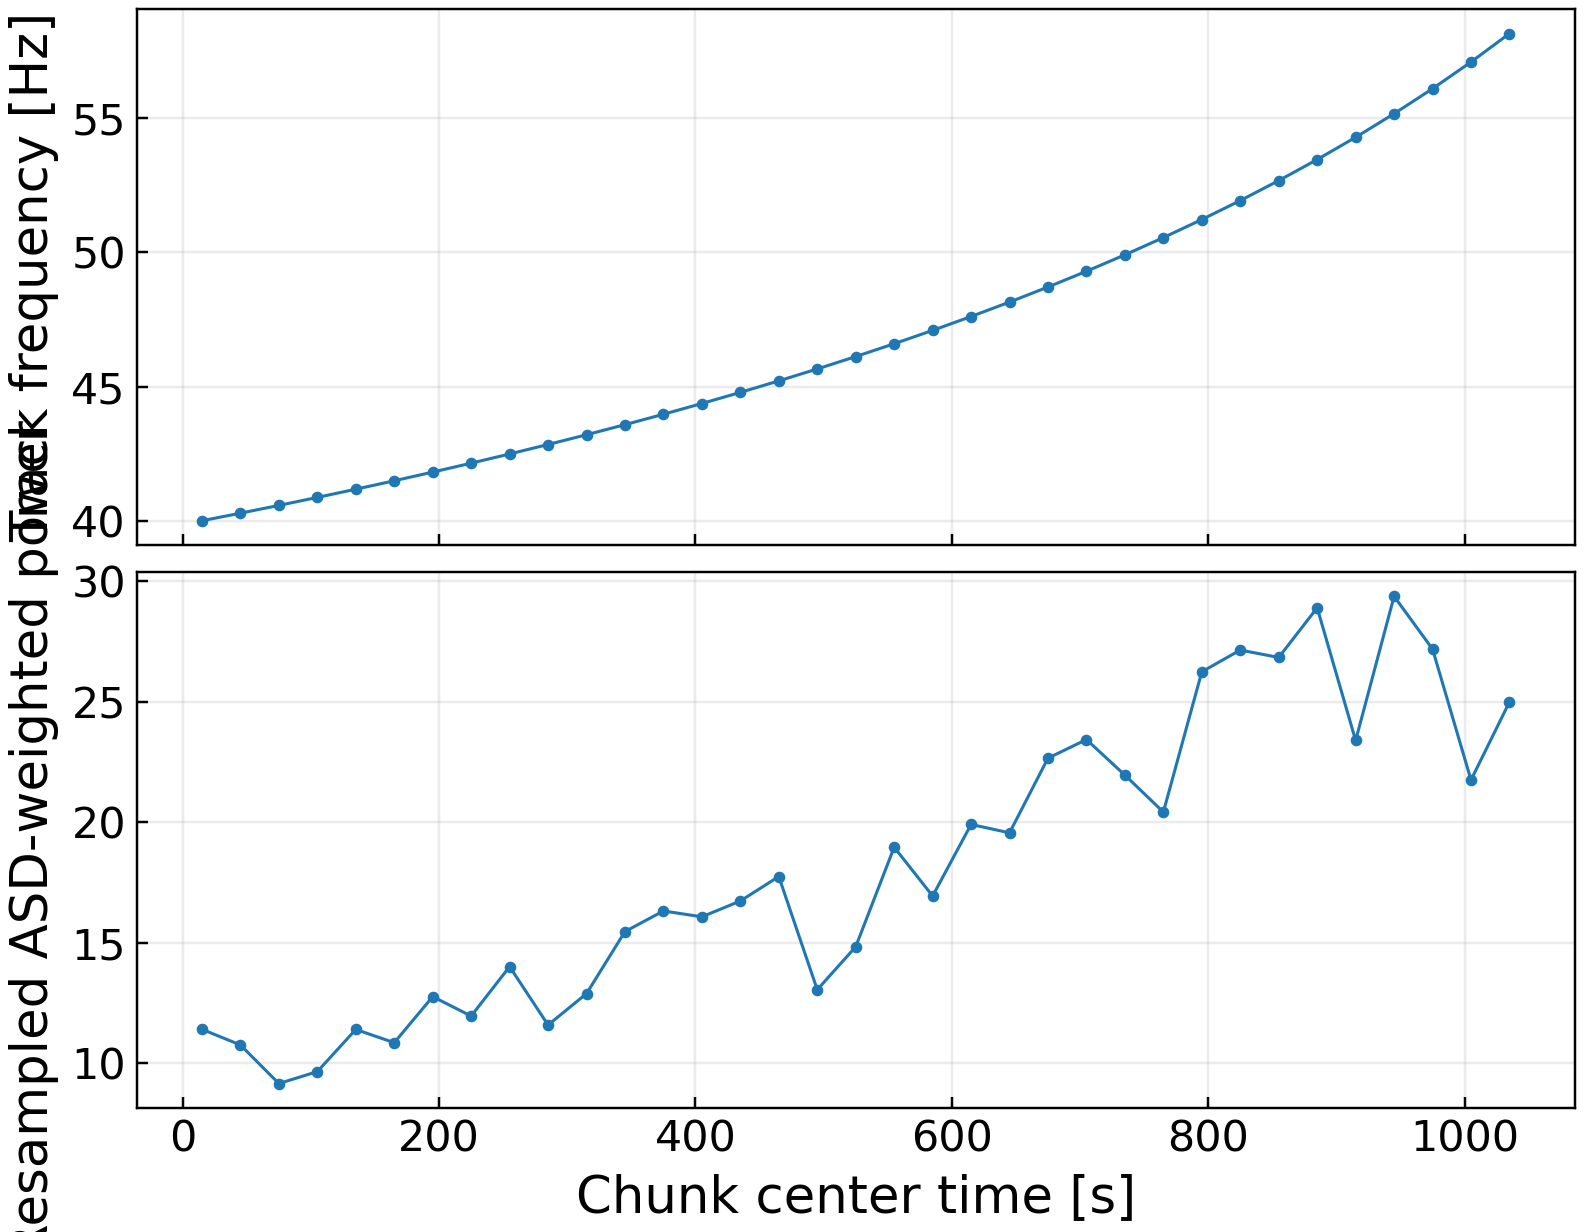

Here is the Python script that generated this plot:
"""Inject a 3.5PN chirp at the semicoherent sensitivity and recover track power."""

import argparse
import sys
from pathlib import Path

import lal
import matplotlib

matplotlib.use("Agg")
import matplotlib.pyplot as plt
import numpy as np
from scipy.stats import chi2, norm


SCRIPT_DIR = Path(__file__).resolve().parent
PAPER_PLOTS_DIR = SCRIPT_DIR.parents[1]
ASD_PATH = PAPER_PLOTS_DIR / "asd.txt"
OUTPUT_PATH = SCRIPT_DIR / "nonoise_injection.png"
Z_DISTANCE_OUTPUT_PATH = SCRIPT_DIR / "z_vs_distance.png"

if str(PAPER_PLOTS_DIR) not in sys.path:
    sys.path.insert(0, str(PAPER_PLOTS_DIR))

from five_vec import five_vec  # noqa: E402
from distance_sensitivity.maximum_sensitivity_35PN import (  # noqa: E402
    LAMBDA_THRESHOLD,
    power_at_distance,
)
from distance_sensitivity.semicoherent_sensitivity import (  # noqa: E402
    semicoherent_distance_sensitivity,
)
from resampler import Resampler  # noqa: E402
from signal_generators import (  # noqa: E402
    C,
    G,
    MSUN,
    NoiseCurve,
    TaylorF2FrequencyModel,
    beta_0pn,
    make_35pn_track,
    tau_0pn,
)


PARSEC_M = lal.PC_SI
MAX_OBS_TIME = 3.0e7
SOLAR_DAY_S = 86400.0

GALACTIC_CENTER_RA = np.deg2rad(266.416833)
GALACTIC_CENTER_DEC = np.deg2rad(-29.007806)

LLO_LAT = np.deg2rad(30.562894333574896)
LLO_LNG = np.deg2rad(269.2257596112789)
LLO_AZ = np.deg2rad(72.28350084422942)

INJECTION_ETA = 0.0
INJECTION_PSI = 1.0

INJECTION_EPOCH_TM_UTC = (2023, 5, 24, 0, 0, 0, 0, 0, 0)
INJECTION_EPOCH_JD = lal.ConvertCivilTimeToJD(INJECTION_EPOCH_TM_UTC)

DEFAULTS = {
    "f0": 40.0,
    "mchirp": 1.0e-1,
    "f_min": 40.0,
    "f_max": 60.0,
    "chunk_duration": 30.0,
    "chunk_overlap": 0.0,
    "sample_rate": 512.0,
    "lambda_threshold": LAMBDA_THRESHOLD,
}

DEFAULT_N_DISTANCES = 20
DEFAULT_MIN_DISTANCE_RATIO = 0.5
DEFAULT_MAX_DISTANCE_RATIO = 2.0


def default_arg_type(name, default):
    if name == "lambda_threshold":
        return float
    return type(default)


def parse_args():
    parser = argparse.ArgumentParser(
        description=(
            "Inject a 3.5PN chirp at the semicoherent distance sensitivity and "
            "sum Hann-windowed NUFFT power along the track."
        )
    )
    for name, default in DEFAULTS.items():
        parser.add_argument(
            f"--{name.replace('_', '-')}",
            type=default_arg_type(name, default),
            default=default,
        )
    parser.add_argument("--asd", type=Path, default=ASD_PATH)
    parser.add_argument("--output", type=Path, default=OUTPUT_PATH)
    parser.add_argument("--distance-output", type=Path, default=Z_DISTANCE_OUTPUT_PATH)
    parser.add_argument("--n-distances", type=int, default=DEFAULT_N_DISTANCES)
    parser.add_argument(
        "--min-distance-ratio",
        type=float,
        default=DEFAULT_MIN_DISTANCE_RATIO,
        help="Smallest plotted distance as a multiple of the semicoherent distance.",
    )
    parser.add_argument(
        "--max-distance-ratio",
        type=float,
        default=DEFAULT_MAX_DISTANCE_RATIO,
        help="Largest plotted distance as a multiple of the semicoherent distance.",
    )
    return parser.parse_args()


def validate_args(args):
    if args.f0 <= 0.0:
        raise ValueError("f0 must be positive")
    if args.mchirp <= 0.0:
        raise ValueError("mchirp must be positive")
    if args.f_min > args.f0:
        raise ValueError("f_min must not exceed f0")
    if args.f_max <= args.f0:
        raise ValueError("f_max must be larger than f0")
    if args.sample_rate <= 2.0 * args.f_max:
        raise ValueError("sample_rate must exceed twice f_max")
    if args.chunk_duration <= 0.0:
        raise ValueError("chunk_duration must be positive")
    if not 0.0 <= args.chunk_overlap < 1.0:
        raise ValueError("chunk_overlap must be in [0, 1)")
    if args.lambda_threshold <= 0.0:
        raise ValueError("lambda_threshold must be positive")


def validate_distance_scan_args(args):
    if args.n_distances < 2:
        raise ValueError("n_distances must be at least 2")
    if args.min_distance_ratio <= 0.0:
        raise ValueError("min_distance_ratio must be positive")
    if args.max_distance_ratio <= args.min_distance_ratio:
        raise ValueError("max_distance_ratio must exceed min_distance_ratio")


def chunk_count(duration, chunk_duration):
    return int(np.floor(duration / chunk_duration))


def semicoherent_frequency_model(args):
    return TaylorF2FrequencyModel(
        f0_hz=args.f0,
        f_stop_hz=args.f_max,
        mchirp_msun=args.mchirp,
    )


def observation_span(frequency_model):
    if frequency_model.t_end <= MAX_OBS_TIME:
        return frequency_model.t_end, frequency_model.f_stop_hz
    return MAX_OBS_TIME, float(frequency_model.frequency(MAX_OBS_TIME))


def analysis_span(args, frequency_model):
    duration, _ = observation_span(frequency_model)
    n_chunks = chunk_count(duration, args.chunk_duration)
    if n_chunks < 1:
        raise ValueError("observation span is shorter than one analysis chunk")

    duration = n_chunks * args.chunk_duration
    f_end = float(frequency_model.frequency(duration))
    return duration, f_end, n_chunks


def integrated_chirp_power_35pn(f_start, f_end, frequency_model, noise):
    in_band = (
        (frequency_model.frequency_grid > f_start)
        & (frequency_model.frequency_grid < f_end)
    )
    frequencies = np.concatenate(
        ([f_start], frequency_model.frequency_grid[in_band], [f_end])
    )
    elapsed_times = np.interp(
        frequencies,
        frequency_model.frequency_grid,
        frequency_model.elapsed_time_grid,
    )
    power_integrand = frequencies ** (4.0 / 3.0) / noise.psd_at(frequencies)
    return f_start ** (-4.0 / 3.0) * float(
        np.trapezoid(power_integrand, elapsed_times)
    )


def h0_amplitude(distance_m, frequency, mchirp_msun):
    mchirp_kg = mchirp_msun * MSUN
    return (
        4.0
        / distance_m
        * (G * mchirp_kg / C**2) ** (5.0 / 3.0)
        * (np.pi * frequency / C) ** (2.0 / 3.0)
    )


def injection_gmst(t):
    jd = INJECTION_EPOCH_JD + np.asarray(t, dtype=float) / SOLAR_DAY_S
    template = five_vec()
    return template.gmst(jd)


def antenna_pattern_modulation(t):
    gmst = injection_gmst(t)
    template = five_vec(
        ra=GALACTIC_CENTER_RA,
        dec=GALACTIC_CENTER_DEC,
        eta=INJECTION_ETA,
        psi=INJECTION_PSI,
        lat=LLO_LAT,
        lng=LLO_LNG,
        az=LLO_AZ,
    )
    template.compute_H()
    template.compute_A(gmst)
    return template.amp_modulation, INJECTION_ETA, INJECTION_PSI


def sample_times(sample_rate, duration):
    dt = 1.0 / sample_rate
    return dt * np.arange(int(np.ceil(duration * sample_rate)))


def make_injection(args, distance_m, duration):
    t = sample_times(args.sample_rate, duration)
    track = make_35pn_track(t, args.f0, args.f_max, args.mchirp)
    antenna_modulation, eta, psi = antenna_pattern_modulation(t)
    strain = (
        0.5
        * h0_amplitude(distance_m, track.frequency, args.mchirp)
        * antenna_modulation
        * track.signal
    )
    return t, strain, track.frequency, eta, psi


def chunk_starts(n_samples, chunk_samples, hop_samples):
    if n_samples < chunk_samples:
        return np.array([], dtype=int)
    return np.arange(0, n_samples - chunk_samples + 1, hop_samples)


def chunk_config(args):
    chunk_samples = int(round(args.chunk_duration * args.sample_rate))
    hop_samples = int(round(chunk_samples * (1.0 - args.chunk_overlap)))
    if chunk_samples < 2 or hop_samples < 1:
        raise ValueError("invalid chunking configuration")
    return chunk_samples, hop_samples


def count_summed_chunks(frequency_track, args):
    chunk_samples, hop_samples = chunk_config(args)
    starts = chunk_starts(frequency_track.size, chunk_samples, hop_samples)
    frequencies = frequency_track[starts]
    in_band = (args.f_min <= frequencies) & (frequencies <= args.f_max)
    return int(np.count_nonzero(in_band))


def effective_nufft_psd(f_out, t_rel, beta, window, noise):
    tau_dot = (1.0 - 8.0 / 3.0 * beta * t_rel) ** (-3.0 / 8.0)
    frequencies = f_out * tau_dot
    weights = window**2 / np.sum(window**2)
    return float(np.sum(weights * noise.psd_at(frequencies)))


def track_power_for_chunk(signal, window, dt, f_start, beta, noise, resampler):
    t_rel = dt * np.arange(signal.size)
    tau = tau_0pn(t_rel, beta)

    resampler.timeseries = signal * window
    resampler.resampled_time = tau
    resampler.nufft()

    idx = int(np.argmin(np.abs(resampler.freq_in_hz - f_start)))
    carrier_power = resampler.power_normalized[idx] / np.mean(window**2)
    psd = effective_nufft_psd(f_start, t_rel, beta, window, noise)
    return float(4.0 * signal.size * dt * carrier_power / psd)


def effective_chi_squared_params(n_chunks, window, hop_samples, statistic_scale):
    if n_chunks <= 0:
        raise ValueError("n_chunks must be positive")

    window_norm = float(np.sum(window**2))
    variance_inflation = 1.0
    for lag in range(1, int(np.ceil(window.size / hop_samples))):
        shift = lag * hop_samples
        if shift >= window.size:
            break
        correlation = float(np.sum(window[:-shift] * window[shift:]) / window_norm)
        variance_inflation += 2.0 * (1.0 - lag / n_chunks) * correlation**2

    mean = 2.0 * statistic_scale * n_chunks
    variance = 4.0 * statistic_scale**2 * n_chunks * variance_inflation
    dof = 2.0 * mean**2 / variance
    scale = variance / (2.0 * mean)
    return mean, variance, dof, scale, variance_inflation


def null_significance(statistic, dof, scale):
    p_value = chi2.sf(statistic / scale, dof)
    sigma = norm.isf(p_value) if p_value > 0.0 else np.inf
    return p_value, sigma


def recover_track_power(t, strain, frequency_track, args, noise):
    chunk_samples, hop_samples = chunk_config(args)
    dt = 1.0 / args.sample_rate
    window = np.hanning(chunk_samples)
    resampler = Resampler(nthreads=4, eps=1e-2)

    times = []
    frequencies = []
    powers = []
    for start in chunk_starts(strain.size, chunk_samples, hop_samples):
        stop = start + chunk_samples
        f_start = frequency_track[start]
        if not args.f_min <= f_start <= args.f_max:
            continue

        beta = beta_0pn(f_start, args.mchirp)
        power = track_power_for_chunk(
            strain[start:stop],
            window,
            dt,
            f_start,
            beta,
            noise,
            resampler,
        )
        times.append(t[start + chunk_samples // 2])
        frequencies.append(f_start)
        powers.append(power)

    return np.asarray(times), np.asarray(frequencies), np.asarray(powers)


def plot_chunks(times, frequencies, powers, output):
    fig, (ax_freq, ax_power) = plt.subplots(
        2, 1, figsize=(7.2, 5.6), sharex=True, constrained_layout=True
    )

    ax_freq.plot(times, frequencies, marker="o", ms=2.8, lw=1.0)
    ax_freq.set_ylabel("Track frequency [Hz]")
    ax_freq.grid(True, alpha=0.25)

    ax_power.plot(times, powers, marker="o", ms=2.8, lw=1.0)
    ax_power.set_xlabel("Chunk center time [s]")
    ax_power.set_ylabel("Resampled ASD-weighted power")
    ax_power.grid(True, alpha=0.25)

    output.parent.mkdir(parents=True, exist_ok=True)
    fig.savefig(output, dpi=220)
    plt.close(fig)


def distance_scan(distance_m, reference_signal_statistic, sigma0, args):
    ratios = np.linspace(
        args.min_distance_ratio,
        args.max_distance_ratio,
        args.n_distances,
    )
    z = reference_signal_statistic / sigma0 / ratios**2
    return distance_m * ratios, z


def plot_z_vs_distance(result, output):
    fig, ax = plt.subplots(figsize=(7.2, 4.6), constrained_layout=True)
    distance_pc = result["distances_m"] / PARSEC_M

    ax.plot(
        distance_pc,
        result["expected_z"],
        marker="o",
        ms=3.5,
        lw=1.5,
        label="Expected signal",
    )
    ax.plot(
        distance_pc,
        result["recovered_z"],
        marker="s",
        ms=3.5,
        lw=1.2,
        ls="--",
        label="Recovered no-noise scaling",
    )
    ax.axvline(
        result["distance_m"] / PARSEC_M,
        color="k",
        ls=":",
        lw=1.0,
        label="Semicoherent distance",
    )
    ax.axhline(
        result["threshold_z"],
        color="0.35",
        ls=":",
        lw=1.0,
        label=r"$(\Lambda_\mathrm{thr} - \mu_0) / \sigma_0$",
    )
    ax.set_xlabel("Injection distance [pc]")
    ax.set_ylabel(r"$z = (\Lambda - \mu_0) / \sigma_0$")
    ax.grid(True, alpha=0.25)
    ax.legend()

    output.parent.mkdir(parents=True, exist_ok=True)
    fig.savefig(output, dpi=220)
    plt.close(fig)


def expected_power_for_track(
    args,
    distance_m,
    chirp_power,
    t,
    frequency_track,
    eta,
    psi,
    noise,
):
    response_weights = frequency_track ** (4.0 / 3.0) / noise.psd_at(frequency_track)
    return power_at_distance(
        distance_m,
        args.f0,
        args.mchirp,
        chirp_power,
        GALACTIC_CENTER_RA,
        GALACTIC_CENTER_DEC,
        eta,
        psi,
        injection_gmst(t),
        weights=response_weights,
    )


def main():
    args = parse_args()
    validate_args(args)
    validate_distance_scan_args(args)

    noise = NoiseCurve.from_asd_file(args.asd)
    frequency_model = semicoherent_frequency_model(args)
    duration, f_end, n_chunks = analysis_span(args, frequency_model)
    chirp_power = integrated_chirp_power_35pn(
        args.f0,
        f_end,
        frequency_model,
        noise,
    )
    reference_distance_m = semicoherent_distance_sensitivity(
        args.f0,
        args.mchirp,
        chirp_power,
        duration,
        chunk_duration=args.chunk_duration,
        lambda_thresh=args.lambda_threshold,
        mismatch_bank=0.0,
        mismatch_coh=0.0,
    )

    overlap_scale = 1.0 - args.chunk_overlap
    chunk_samples, hop_samples = chunk_config(args)
    window = np.hanning(chunk_samples)
    hann_power_factor = np.mean(window) ** 2 / np.mean(window**2)

    t = sample_times(args.sample_rate, duration)
    frequency_track = np.asarray(frequency_model.frequency(t), dtype=float)
    eta = INJECTION_ETA
    psi = INJECTION_PSI
    n_summed_chunks = count_summed_chunks(frequency_track, args)
    null_mean, null_variance, dof, scale, variance_inflation = (
        effective_chi_squared_params(
            n_summed_chunks,
            window,
            hop_samples,
            overlap_scale,
        )
    )
    sigma0 = float(np.sqrt(null_variance))
    reference_expected_power = expected_power_for_track(
        args,
        reference_distance_m,
        chirp_power,
        t,
        frequency_track,
        eta,
        psi,
        noise,
    )
    reference_expected_signal_statistic = (
        hann_power_factor * reference_expected_power
    )
    if reference_expected_signal_statistic <= 0.0:
        raise ValueError("expected signal statistic must be positive")
    distance_m = reference_distance_m * np.sqrt(
        reference_expected_signal_statistic / (args.lambda_threshold * sigma0)
    )

    t, strain, frequency_track, eta, psi = make_injection(
        args, distance_m, duration
    )
    times, frequencies, powers = recover_track_power(
        t, strain, frequency_track, args, noise
    )
    plot_chunks(times, frequencies, powers, args.output)

    recovered_power = overlap_scale * float(np.sum(powers))
    threshold_unwindowed_power = args.lambda_threshold * sigma0 / hann_power_factor
    expected_power = expected_power_for_track(
        args,
        distance_m,
        chirp_power,
        t,
        frequency_track,
        eta,
        psi,
        noise,
    )
    window_normalized_power = recovered_power / hann_power_factor
    expected_signal_statistic = hann_power_factor * expected_power
    expected_statistic = null_mean + expected_signal_statistic
    threshold_z = args.lambda_threshold
    recovered_z_at_reference = recovered_power / sigma0
    expected_z_at_reference = expected_signal_statistic / sigma0
    distances_m, recovered_z = distance_scan(
        distance_m,
        recovered_power,
        sigma0,
        args,
    )
    _, expected_z = distance_scan(
        distance_m,
        expected_signal_statistic,
        sigma0,
        args,
    )
    plot_z_vs_distance(
        {
            "distance_m": distance_m,
            "distances_m": distances_m,
            "recovered_z": recovered_z,
            "expected_z": expected_z,
            "threshold_z": threshold_z,
        },
        args.distance_output,
    )
    p_value, sigma = null_significance(expected_statistic, dof, scale)

    print("-" * 9 + "Injection parameters" + "-" * 9)
    print("No noise injection")
    print(f"f0: {args.f0:g} Hz")
    print(f"frequency band: {args.f_min:g}-{args.f_max:g} Hz")
    print(f"Mc: {args.mchirp:.2e} Msun")
    print(
        "sky location: Galactic Center "
        f"(ra={np.rad2deg(GALACTIC_CENTER_RA):.6f} deg, "
        f"dec={np.rad2deg(GALACTIC_CENTER_DEC):.6f} deg)"
    )
    print(
        "detector: LIGO Livingston "
        f"(lat={np.rad2deg(LLO_LAT):.6f} deg, "
        f"lng={np.rad2deg(LLO_LNG):.6f} deg, "
        f"az={np.rad2deg(LLO_AZ):.6f} deg)"
    )
    print("t0: 2023-05-24 00:00:00 UTC")
    print(
        "injection polarization: "
        f"eta={eta:.6g}, psi={psi:.6g} rad"
    )
    print(f"signal duration: {duration:.2f} s")
    print(f"final semicoherent-path frequency: {f_end:.6g} Hz")
    print(
        "zero-mismatch semicoherent distance estimate: "
        f"{reference_distance_m / PARSEC_M:.2e} pc"
    )
    print(f"distance sensitivity: {distance_m / PARSEC_M:.2e} pc")
    print(f"lambda threshold: {args.lambda_threshold:.12g}")
    print(
        "chunks in sensitivity formula: "
        f"{n_chunks}"
    )
    print(f"analysis chunk duration: {args.chunk_duration:g} s")
    print(f"analysis chunk overlap: {args.chunk_overlap:.3g}")
    print(f"analysis chunks summed: {powers.size}")
    print("-" * 9 + "Analysis results" + "-" * 9)
    print(f"overlap/window-normalized recovered power: {window_normalized_power:.2e}")
    print(f"expected power: {expected_power:.2e}")
    print(f"unwindowed power required for threshold z: {threshold_unwindowed_power:.2e}")
    print(f"effective chi2 dof: {dof:.2e}")
    print(f"effective chi2 scale: {scale:.2e}")
    print(f"overlap variance inflation: {variance_inflation:.2e}")
    print(f"null mean statistic: {null_mean:.2e}")
    print(f"null std statistic: {sigma0:.2e}")
    print(f"expected statistic if in white noise: {expected_statistic:.2e}")
    print(f"threshold z: {threshold_z:.2e}")
    print(f"recovered z at distance sensitivity: {recovered_z_at_reference:.2e}")
    print(f"expected z at distance sensitivity: {expected_z_at_reference:.2e}")
    print(f"null p-value for expected statistic: {p_value:.2e}")
    print(f"Gaussian-equivalent significance: {sigma:.2e} sigma")
    print(f"z(d) plot: {args.distance_output}")


if __name__ == "__main__":
    main()
